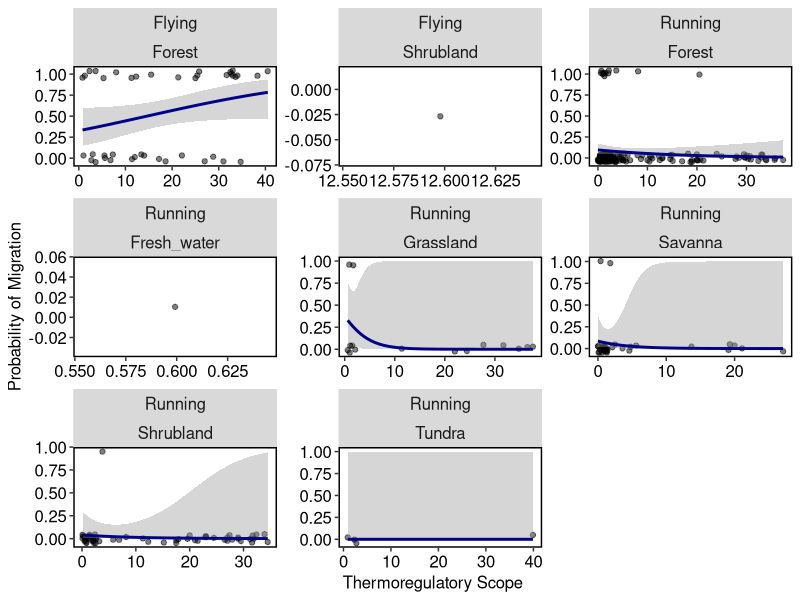

Here is the R script that generated this plot:


libs <- c('data.table', 'ggplot2','gridExtra')
lapply(libs, require, character.only = TRUE)

## load all mammal data and 
mammals=fread("input/mammals.csv",header=T)
TS = fread("input/thermoregulatory_scope.csv",header = T)

TS <- merge(mammals, TS, by = "species")

TS <- TS[locomotion != "W"]

TS$locomotion[TS$locomotion == "A"] <- 'Flying'  
TS$locomotion[TS$locomotion == "T"] <- 'Running'  


png("graphics/Fig3_migThermoregulatoryScope.png", width = 6000, height = 4000, res = 600, units = "px")
ggplot(TS, aes(TS, mig)) +
  geom_jitter(alpha = 0.5, height = 0.05) +
  ylab("Probability of Migration") +
  xlab("Thermoregulatory Scope") +
  geom_smooth(method = "glm", 
              method.args = list(family = "binomial"), 
              se = T, color = "darkblue") +
  theme(axis.text=element_text(size=12, color = "black"),
        axis.title=element_text(size=12),
        strip.text = element_text(size=12),
        panel.grid.minor = element_blank(),
        panel.background = element_blank(),
        panel.border = element_rect(colour = "black", fill=NA, size=1)) +
  facet_wrap(~locomotion*habitat_category, scale = "free")
dev.off()

